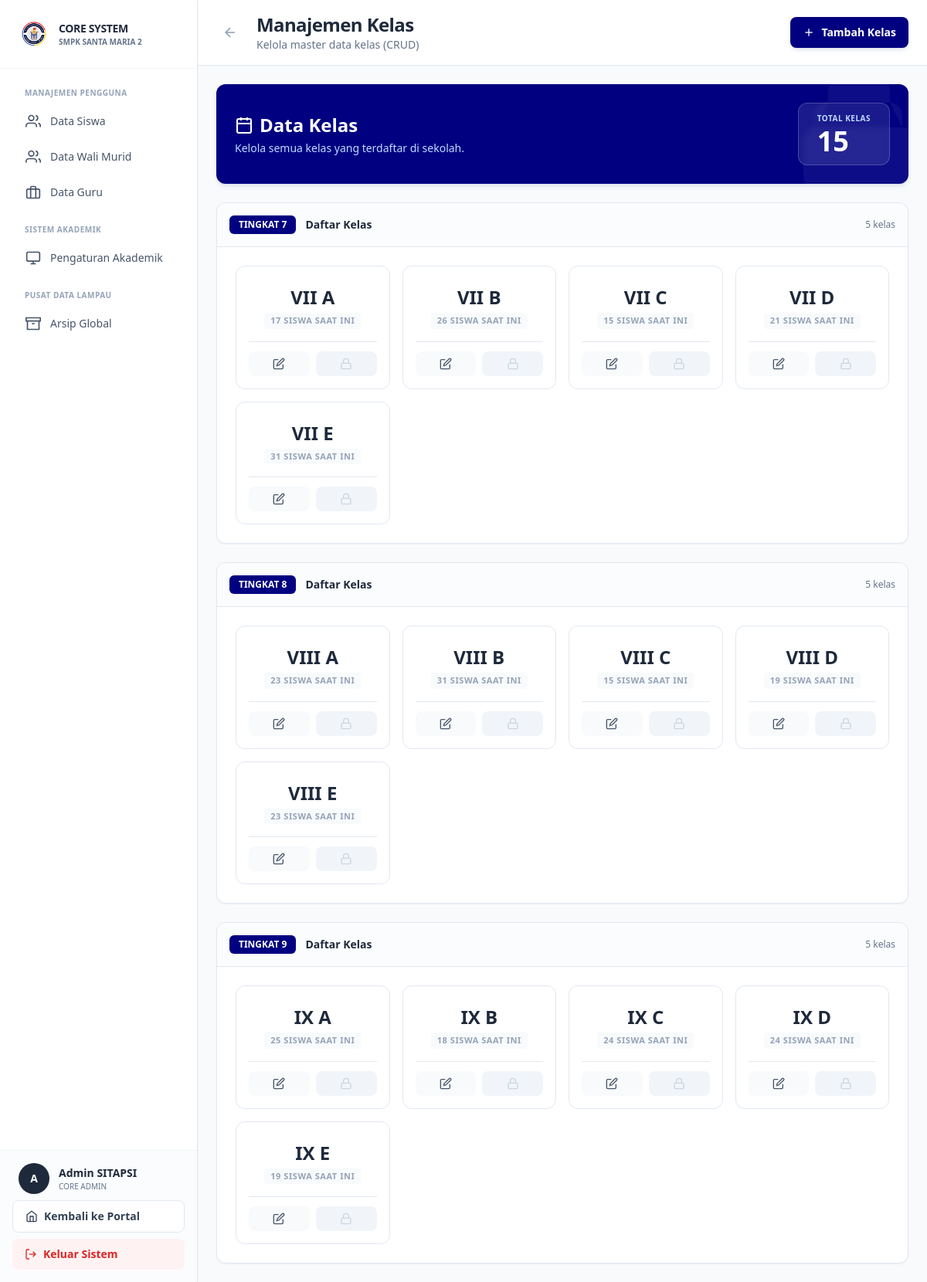
/core_admin/views/manajemen_kelas.php (signed in), run on the app's committed database.
### tables this page shows
CREATE TABLE `tb_kelas` (
  `id_kelas` int(11) NOT NULL,
  `nama_kelas` varchar(10) NOT NULL,
  `tingkat` int(11) NOT NULL
);

### config/database.php (called while the page is built, shortened)
<?php
function getDBConnection()
{
    static $pdo = null;
    if ($pdo === null) {
        try {
            $dsn = "mysql:host=" . DB_HOST . ";dbname=" . DB_NAME . ";charset=" . DB_CHARSET;
            $options = [
                PDO::ATTR_ERRMODE => PDO::ERRMODE_EXCEPTION,
                PDO::ATTR_DEFAULT_FETCH_MODE => PDO::FETCH_ASSOC,
                PDO::ATTR_EMULATE_PREPARES => false,
                PDO::MYSQL_ATTR_INIT_COMMAND => "SET NAMES " . DB_CHARSET
            ];
            $pdo = new PDO($dsn, DB_USER, DB_PASS, $options);
        } catch (PDOException $e) {
            error_log("Database Connection Error: " . $e->getMessage());
            die("Koneksi database gagal. Silakan hubungi administrator.");
        }
    }
    return $pdo;
}
function executeQuery($sql, $params = [])
{
    $pdo = getDBConnection();
    $stmt = $pdo->prepare($sql);
    $stmt->execute($params);
    return $stmt;
}
function fetchOne($sql, $params = [])
{
    $stmt = executeQuery($sql, $params);
    return $stmt->fetch();
}
function fetchAll($sql, $params = [])
{
    $stmt = executeQuery($sql, $params);
    return $stmt->fetchAll();
}
?>

### core_admin/views/manajemen_kelas.php (the view, shortened to what this page needs)
<?php
require_once '../../config/database.php';
$kelas_list = fetchAll("SELECT * FROM tb_kelas ORDER BY tingkat, nama_kelas");
$kelas_by_tingkat = [];
foreach ($kelas_list as $k) {
    $kelas_by_tingkat[$k['tingkat']][] = $k;
}
$btn_primary = "px-4 py-2.5 bg-[#000080] text-white text-sm font-semibold rounded-lg shadow-md shadow-blue-900/10 hover:bg-blue-900 transition-all flex items-center justify-center";
$card_class = "bg-white border border-[#E2E8F0] rounded-xl shadow-sm";
?>
<!DOCTYPE html>
<html lang="id">
<head>
    <script src="https://cdn.tailwindcss.com"></script>
</head>
<body class="bg-[#F8FAFC]">
<div class="flex h-screen overflow-hidden">
    <?php include '../includes/sidebar_core.php'; ?>
    <div class="flex-1 overflow-auto lg:ml-64">
        <div class="bg-white border-b border-[#E2E8F0] px-6 pl-16 lg:pl-6 py-4 sticky top-0 z-30 flex justify-between items-center gap-4">
            <div class="flex items-center space-x-4">
                <a href="pengaturan_akademik.php" class="p-2 rounded-lg text-slate-400 hover:text-slate-600 hover:bg-slate-50 transition-colors">
                    <svg class="w-5 h-5" fill="none" stroke="currentColor" viewBox="0 0 24 24" stroke-width="2"><line x1="19" y1="12" x2="5" y2="12"></line><polyline points="12 19 5 12 12 5"></polyline></svg>
                </a>
                <div>
                    <h1 class="text-2xl font-extrabold text-slate-800 tracking-tight">Manajemen Kelas</h1>
                    <p class="text-sm font-medium text-slate-500">Kelola master data kelas (CRUD)</p>
                </div>
            </div>
            <button onclick="document.getElementById('modal-tambah').classList.remove('hidden')" class="<?= $btn_primary ?>">
                <svg class="w-4 h-4 mr-2" fill="none" stroke="currentColor" viewBox="0 0 24 24" stroke-width="2"><line x1="12" y1="5" x2="12" y2="19"></line><line x1="5" y1="12" x2="19" y2="12"></line></svg>
                <span class="hidden sm:inline">Tambah Kelas</span>
            </button>
        </div>
        <div class="p-6 space-y-6 max-w-7xl mx-auto">
            <div class="bg-[#000080] text-white rounded-xl shadow-md shadow-blue-900/10 p-6 relative overflow-hidden">
                <svg class="absolute right-0 top-0 text-white/5 w-48 h-48 transform translate-x-8 -translate-y-8" fill="currentColor" viewBox="0 0 24 24"><path d="M19 11H5m14 0a2 2 0 012 2v6a2 2 0 01-2 2H5a2 2 0 01-2-2v-6a2 2 0 012-2m14 0V9a2 2 0 00-2-2M5 11V9a2 2 0 012-2m0 0V5a2 2 0 012-2h6a2 2 0 012 2v2M7 7h10"></path></svg>
                <div class="relative z-10 flex flex-col sm:flex-row items-center justify-between gap-4 text-center sm:text-left">
                    <div>
                        <h2 class="text-2xl font-extrabold mb-1 flex items-center justify-center sm:justify-start">
                            <svg class="w-6 h-6 mr-2" fill="none" stroke="currentColor" viewBox="0 0 24 24" stroke-width="2"><rect x="3" y="4" width="18" height="18" rx="2" ry="2"></rect><line x1="16" y1="2" x2="16" y2="6"></line><line x1="8" y1="2" x2="8" y2="6"></line><line x1="3" y1="10" x2="21" y2="10"></line></svg>
                            Data Kelas
                        </h2>
                        <p class="text-blue-200 font-medium text-sm">Kelola semua kelas yang terdaftar di sekolah.</p>
                    </div>
                    <div class="bg-white/10 backdrop-blur-sm px-6 py-3 rounded-xl border border-white/20">
                        <p class="text-[10px] text-blue-200 uppercase tracking-wider font-bold mb-1">Total Kelas</p>
                        <p class="text-4xl font-extrabold leading-none"><?= count($kelas_list) ?></p>
                    </div>
                </div>
            </div>
            <?php foreach ($kelas_by_tingkat as $tingkat => $kelas_items): ?>
            <div class="<?= $card_class ?> overflow-hidden">
                <div class="p-4 border-b border-[#E2E8F0] bg-slate-50/50 flex items-center justify-between">
                    <div class="flex items-center">
                        <span class="bg-[#000080] text-white px-3 py-1 rounded-md text-xs font-bold mr-3 shadow-sm">TINGKAT <?= $tingkat ?></span>
                        <span class="font-bold text-slate-800 text-sm">Daftar Kelas</span>
                    </div>
                    <span class="text-xs font-medium text-slate-500"><?= count($kelas_items) ?> kelas</span>
                </div>
                <div class="p-6">
                    <div class="grid grid-cols-1 sm:grid-cols-2 lg:grid-cols-4 xl:grid-cols-6 gap-4">
                        <?php foreach ($kelas_items as $k):
                            $tahun_aktif = fetchOne("SELECT id_tahun FROM tb_tahun_ajaran WHERE status = 'Aktif' LIMIT 1");
                            $jumlah_siswa_aktif = 0;
                            if ($tahun_aktif) {
                                $jumlah_siswa_aktif = fetchOne("
                                    SELECT COUNT(*) as total
                                    FROM tb_anggota_kelas
                                    WHERE id_kelas = :id
                                    AND id_tahun = :tahun
                                ", [
                                    'id' => $k['id_kelas'],
                                    'tahun' => $tahun_aktif['id_tahun']
                                ])['total'] ?? 0;
                            }
                            $total_historis = fetchOne("
                                SELECT COUNT(*) as total
                                FROM tb_anggota_kelas
                                WHERE id_kelas = :id
                            ", ['id' => $k['id_kelas']])['total'] ?? 0;
                        ?>
                        <div class="bg-white border border-[#E2E8F0] rounded-xl p-4 hover:border-[#000080]/30 hover:shadow-md transition-all group flex flex-col justify-between relative overflow-hidden">
                            <div class="text-center mb-4 pt-2">
                                <h3 class="text-2xl font-extrabold text-slate-800 group-hover:text-[#000080] transition-colors"><?= htmlspecialchars($k['nama_kelas']) ?></h3>
                                <p class="text-[11px] font-bold text-slate-400 mt-1 uppercase tracking-wider bg-slate-50 inline-block px-2 py-0.5 rounded"><?= $jumlah_siswa_aktif ?> siswa saat ini</p>
                            </div>
                            <div class="flex space-x-2 border-t border-[#E2E8F0] pt-3">
                                <button onclick='editKelas(<?= json_encode($k) ?>)'
                                        class="flex-1 p-2 bg-slate-50 text-slate-600 rounded-lg hover:bg-blue-50 hover:text-blue-600 transition-colors flex justify-center" title="Edit">
                                    <svg class="w-4 h-4" fill="none" stroke="currentColor" viewBox="0 0 24 24" stroke-width="2"><path d="M11 4H4a2 2 0 0 0-2 2v14a2 2 0 0 0 2 2h14a2 2 0 0 0 2-2v-7"></path><path d="M18.5 2.5a2.121 2.121 0 0 1 3 3L12 15l-4 1 1-4 9.5-9.5z"></path></svg>
                                </button>
                                <?php if ($total_historis > 0): ?>
                                    <button type="button" class="flex-1 p-2 bg-slate-100 text-slate-300 rounded-lg cursor-not-allowed flex justify-center"
                                            title="Terkunci: Ada <?= $total_historis ?> riwayat siswa yang bersekolah di kelas ini. Kelas tidak dapat dihapus.">
                                        <svg class="w-4 h-4" fill="none" stroke="currentColor" viewBox="0 0 24 24" stroke-width="2"><rect x="3" y="11" width="18" height="11" rx="2" ry="2"></rect><path d="M7 11V7a5 5 0 0 1 10 0v4"></path></svg>
                                    </button>
                                <?php endif; ?>
                            </div>
                        </div>
                        <?php endforeach; ?>
                    </div>
                </div>
            </div>
            <?php endforeach; ?>
        </div>
    </div>
</div>
</body>
</html>

### data on the page
tb_kelas: nama_kelas "VII A", jumlah_siswa_aktif "17"
tb_kelas: nama_kelas "VII B", jumlah_siswa_aktif "26"
tb_kelas: nama_kelas "VII C", jumlah_siswa_aktif "15"
tb_kelas: nama_kelas "VII D", jumlah_siswa_aktif "21"
tb_kelas: nama_kelas "VII E", jumlah_siswa_aktif "31"
tb_kelas: nama_kelas "VIII A", jumlah_siswa_aktif "23"
tb_kelas: nama_kelas "VIII B", jumlah_siswa_aktif "31"
tb_kelas: nama_kelas "VIII C", jumlah_siswa_aktif "15"
tb_kelas: nama_kelas "VIII D", jumlah_siswa_aktif "19"
tb_kelas: nama_kelas "VIII E", jumlah_siswa_aktif "23"
tb_kelas: nama_kelas "IX A", jumlah_siswa_aktif "25"
tb_kelas: nama_kelas "IX B", jumlah_siswa_aktif "18"
tb_kelas: nama_kelas "IX C", jumlah_siswa_aktif "24"
tb_kelas: nama_kelas "IX D", jumlah_siswa_aktif "24"
tb_kelas: nama_kelas "IX E", jumlah_siswa_aktif "19"

### other printed values
$initial "A"
$user_name "Admin SITAPSI"
count($kelas_list) "15"
$tingkat "7"
count($kelas_items) "5"
$tingkat "8"
$tingkat "9"
